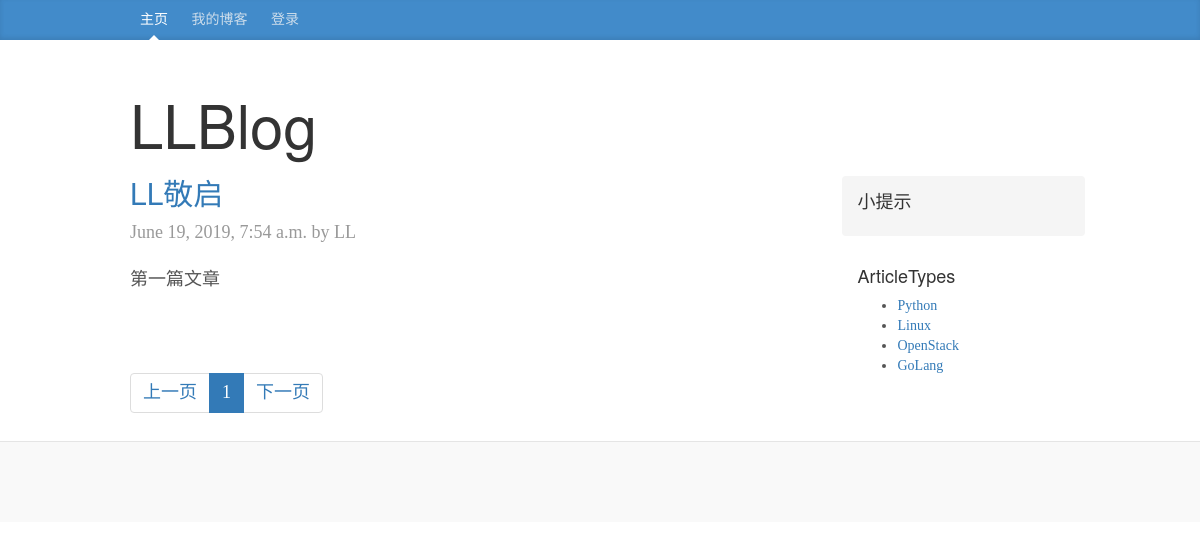
/1/, run on the app's committed database.
### screen/models.py (models this page shows, shortened)
class Articals(models.Model):
    title = models.CharField("文章标题", max_length=32)
    summary = models.CharField("文章简介", max_length=100)
    detail = models.TextField("文章内容", max_length=1000)
    sort = models.ForeignKey("Articals_sort", on_delete=models.CASCADE, verbose_name="文章类型")
    blog = models.ForeignKey("Blog", on_delete=models.CASCADE, verbose_name="文章所属博客")
    ctime = models.DateTimeField("上传时间", auto_now=True,null=True)
    type_choices = [
        (1, "Python"),
        (2, "Linux"),
        (3, "OpenStack"),
        (4, "GoLang"),
    ]
    article_type_id = models.IntegerField(choices=type_choices, default=None)
    lable = models.ManyToManyField(
        to="Articals_lable",
        through="AL_reletion",
        through_fields=("Aid", "Lid")
    )
    class Meta:
        verbose_name_plural = "文章"

class Blog(models.Model):
    bid = models.AutoField(primary_key=True)
    surfix = models.CharField("blog后缀", max_length=32)
    title = models.CharField("博客标题", max_length=32)
    summary = models.TextField("博客简介", max_length=120)
    user = models.OneToOneField("Users", on_delete=models.CASCADE, verbose_name="博客主人")
    def __str__(self):
        return self.surfix
    class Meta:
        verbose_name_plural = "个人博客"

### screen/views.py (the view)
# urls.py: path('',views.index,name='home'),
def index(request,*args,**kwargs):
    user = request.COOKIES.get('cookie_user', None)
    if user:
        user = models.Users.objects.get(uid=int(user))
    article_type_list = models.Articals.type_choices
    if kwargs:
        article_type_id = int(kwargs["article_type_id"])
        base_url = reverse("home", kwargs=kwargs,args=args)
    else:
        article_type_id = None
        base_url = '/'
    data_count = models.Articals.objects.filter(**kwargs).count()
    page_obj = pagination.Pagination(request.GET.get('p'), data_count)
    if article_type_id:
        artical_list = models.Articals.objects.filter(**kwargs).order_by('-id')[page_obj.start:page_obj.end]
    else:
        artical_list=models.Articals.objects.all().order_by('-ctime')[page_obj.start:page_obj.end]
    page_str = page_obj.page_str(base_url)
    return render(request, 'index.html',locals())

### screen/pagination.py (called while the page is built)
    @property
    def start(self):
        return (self.current_page - 1) * self.per_page_count

    @property
    def end(self):
        return self.current_page * self.per_page_count

    @property
    def total_count(self):
        v, y = divmod(self.data_count, self.per_page_count)
        if y:
            v += 1
        return v

### templates/index.html
{% extends 'base.html' %}
{% block content %}
        {% for article in artical_list %}
        <div class="blog-post">
            <h2><a href="/articals/{{ article.id }}">{{ article.title }}</a></h2>
            <p class="blog-post-meta">{{ article.ctime }} by {{ article.blog }}</p>
            <p>
                {{ article.summary }}
            </p>
        </div>
        {% endfor %}
        <footer>
            <ul class="pagination">
                {{ page_str }}
            </ul>
        </footer>
{% endblock %}
{% block blog-menu-list %}
    <ul>
    {% for type in article_type_list %}
          <li><a href='/{{ type.0}}/'>{{ type.1 }}</a></li>
    {% endfor %}
    </ul>
{% endblock %}

### static/css/blog.css (style rules this page uses)
body { font-family: Georgia, "Times New Roman", Times, serif; color: #555; }
h1, .h1, h2, .h2, h3, .h3, h4, .h4, h5, .h5, h6, .h6 { margin-top: 0; font-family: "Helvetica Neue", Helvetica, Arial, sans-serif; font-weight: normal; color: #333; }
.blog-post { margin-bottom: 60px; }
.blog-post-meta { margin-bottom: 20px; color: #999; }

### data on the page
Articals: title "LL敬启", ctime "June 19, 2019, 7:54 a.m.", blog "LL", summary "第一篇文章"

### other printed values
{{ page_str }} "上一页 1 下一页"
{{ type.1 }} "Python" "Linux" "OpenStack" "GoLang"
